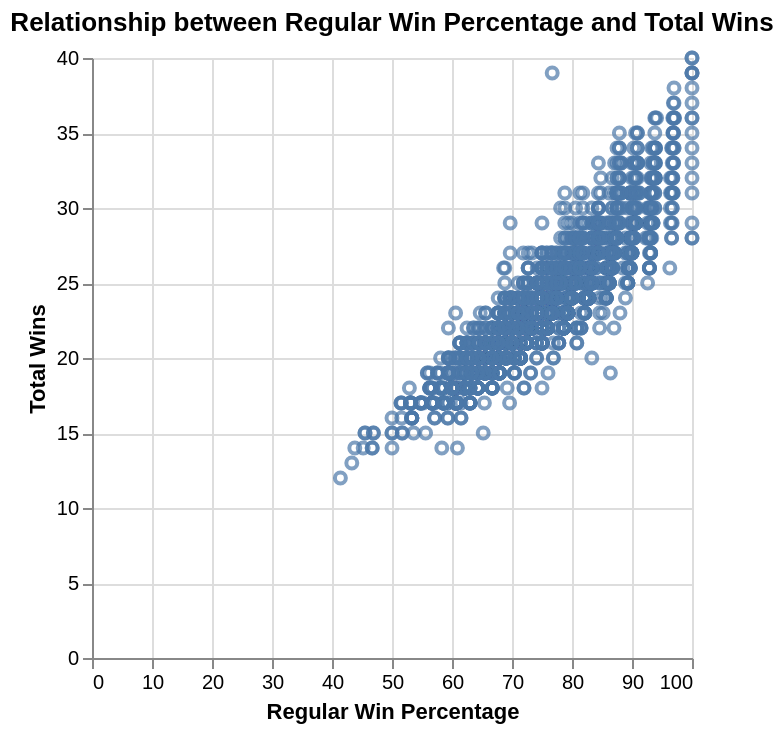

Source (notebook cell):
### Markdown cell above
This one shows the relationship between regular win percentage and total wins. It helps us understand whether teams with higher regular win percentages will win more in tournament. This is relevant to our research question because regular win percentage is another predictor used to predict total wins.

### Code cell
plot4 = alt.Chart(tidied_data).mark_point().encode(
    x=alt.X('reg_wins_pct').title('Regular Win Percentage'),
    y=alt.Y('total_wins').title('Total Wins')
).properties(title='Relationship between Regular Win Percentage and Total Wins')
plot4

### Figure 1 — Vega-Lite specification as saved in the notebook (floating-point values rounded to 4 significant figures; data arrays with more than 128 entries replaced by an {"elided": "..."} marker saying what was removed)
{"config": {"view": {"continuousWidth": 300, "continuousHeight": 300}}, "data": {"name": "data-be747c7fce88da150139b6f9c8cb042a"}, "mark": {"type": "point"}, "encoding": {"x": {"field": "reg_wins_pct", "title": "Regular Win Percentage", "type": "quantitative"}, "y": {"field": "total_wins", "title": "Total Wins", "type": "quantitative"}}, "title": "Relationship between Regular Win Percentage and Total Wins", "$schema": "https://vega.github.io/schema/vega-lite/v5.20.1.json", "datasets": {"data-be747c7fce88da150139b6f9c8cb042a": {"elided": "2092 records"}}}
